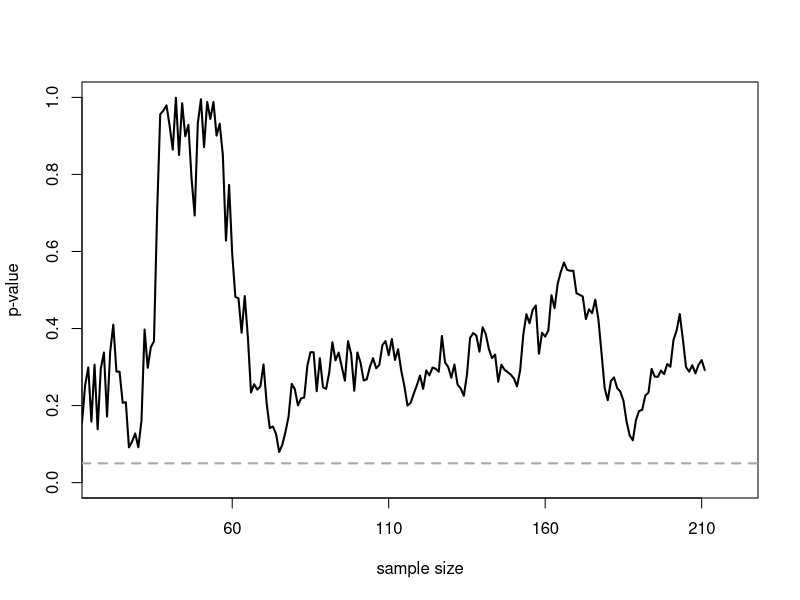
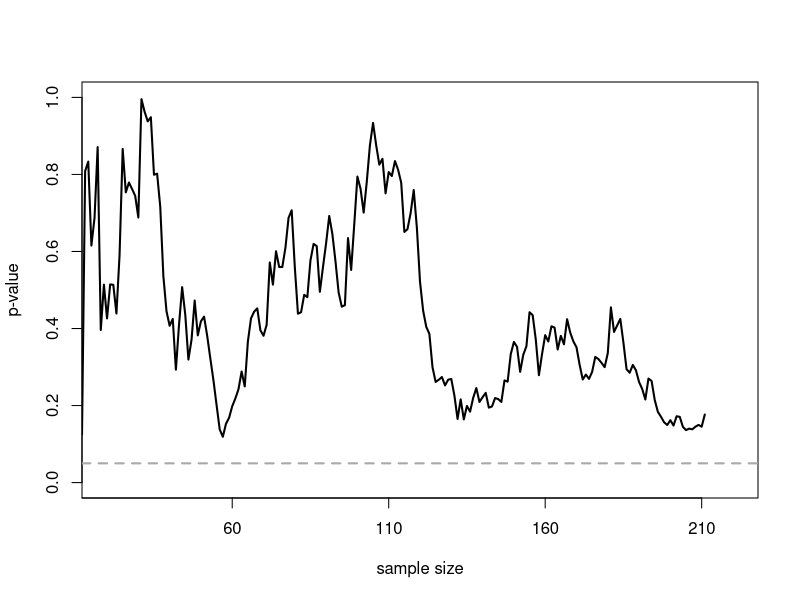
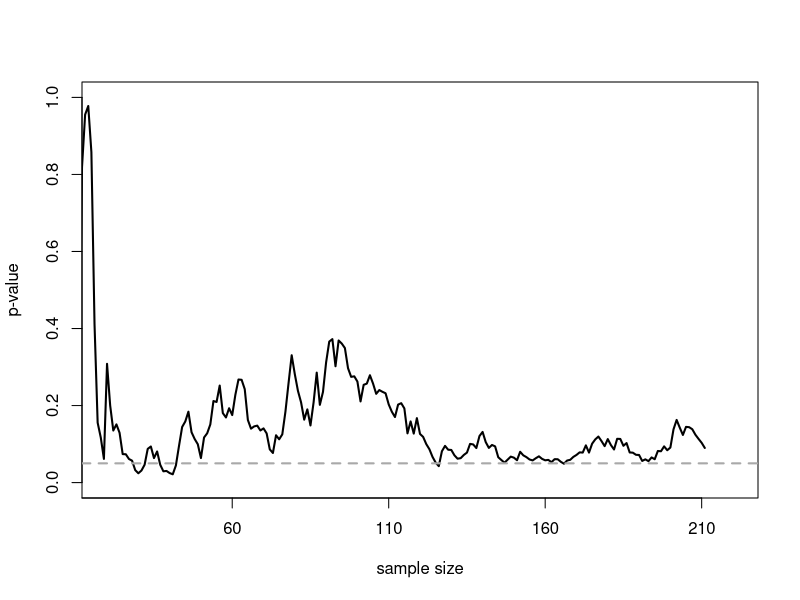
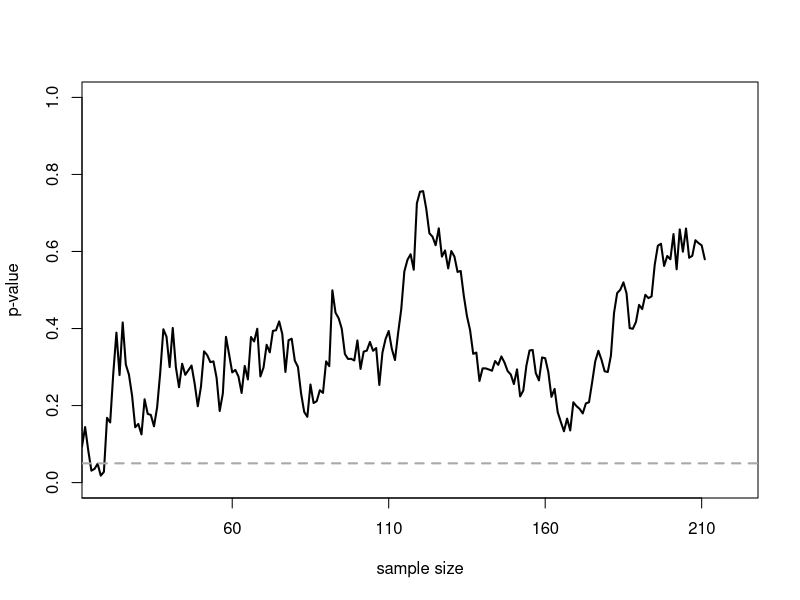
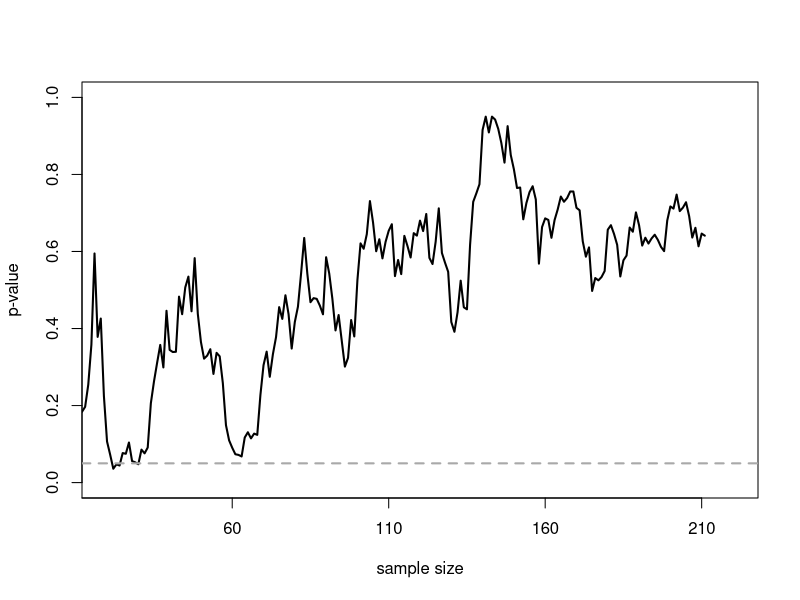
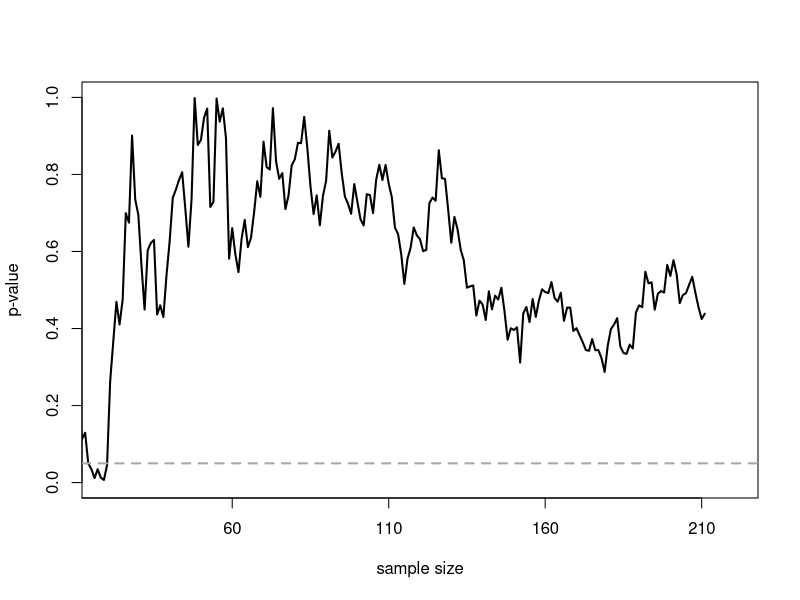
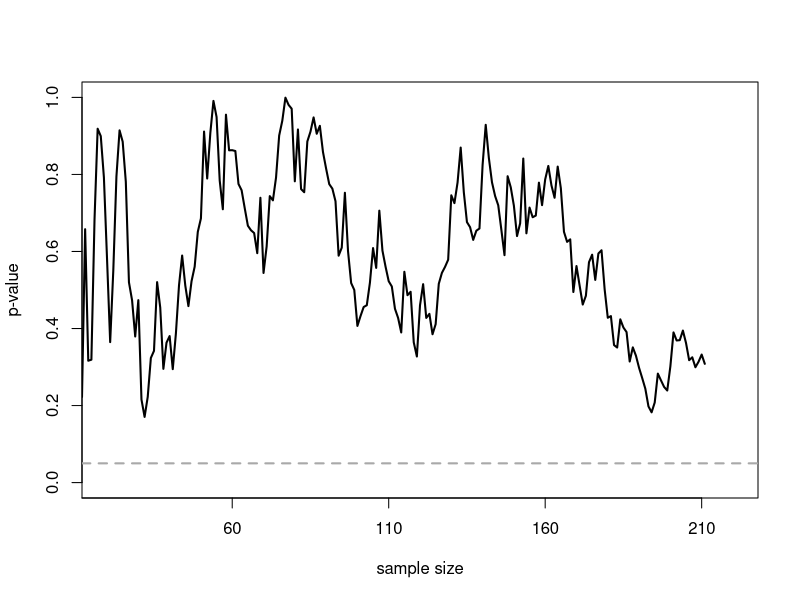
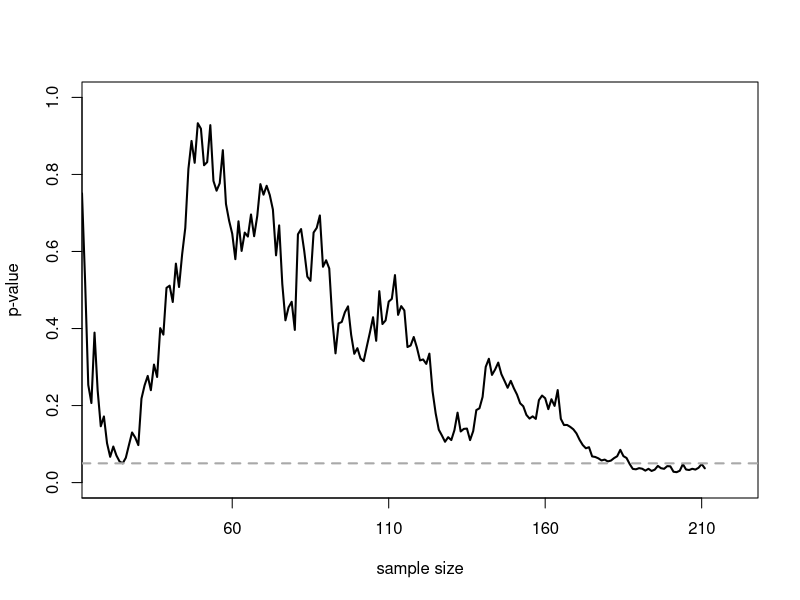

These figures' R source, in order: (Note: a time limit stopped this script after it produced the figures.)
########################################
#  DEFINE FUNCTIONS AND LOAD PACKAGES  #
########################################

library(data.table)
library(dplyr)

simulatePValues <- function(n, D, SD, show=TRUE) {
    # n <- 200  # total number of datapoints (per condition) you are willing to collect after initial 10
    
    # D <- 0.0  # True effect size (Keep SD below to 1, otherwise, this is just mean dif, not d)
    # SD <- 1  # Set True standard deviation.
    
    p <- numeric(n)  # store p-values
    x <- numeric(n)  # store x-values
    y <- numeric(n)  # store y-values
    
    n <- n + 10  # script calculates p-values after 10 people in each condition, so add 10 to number of datapoints
    
    for (i in 10:n) {  # for each simulated participants after the first 10
        x[i] <- rnorm(n=1, mean=0, sd=SD)
        y[i] <- rnorm(n=1, mean=D, sd=SD)
        z <- t.test(x[1:i], y[1:i], var.equal=TRUE)  # perform the t-test
        p[i] <- z$p.value 
    }
    
    p <- p[10:n]  # Remove forst 10 empty p-values
    
    if (show) {
        # Create the plot
        # png(file="p-value_over_time.png",width=4000,height=2000, , units = "px", res = 500)
        plot(0, col="red", lty=1, lwd=3, ylim=c(0,1), xlim=c(10,n), type="l", xlab='sample size', ylab='p-value', cex.lab=1, cex.axis=1, xaxt = "n")
        lines(p, lwd=2)
        abline(h=0.05, col="darkgrey", lty=2, lwd=2)  # draw ine at p = 0.05
        axis(1, at=seq(0, n-10, by=(n-10)/4), labels = seq(10, n, by=(n-10)/4))
        # dev.off()
    }

    return(p)
}

simulateOptionalStopping <- function(N, Looks, nSim, alpha, D) {
    # N <- 100  # total number of datapoints (per condition) you are willing to collect
    # Looks <- 5  # set number of looks at the data
    # nSim <- 50000  # number of simulated studies
    # alpha <- 0.05  # set alpha
    
    # D <- 0  # True effect size (must be 0 when simulating Type 1 errors)
    
    # Take care of some settings
    options(scipen=100, digits=4)  # disable scientific notation for numbers
    LookN <- ceiling(seq(0,N,N/Looks))  # Determine at which N's to look
    LookN <- LookN[-1]  # remove look at 0
    LookN <- LookN[LookN > 2]  # Remove looks at N of 1 or 2 (not possible with t-test)
    Looks <- length(LookN)  # if looks are removed, change number of looks
    matp <- matrix(NA, nrow=nSim, ncol=Looks)  # Matrix for p-values at sequential tests
    SigSeq <- numeric(Looks)  # Variable to store final p-values
    OptStop <- numeric(nSim)  # variable to store positions of optional stopping
    p <- numeric(nSim)  # Variable to save optional stopping p-values
    
    #Loop data generation for each study, then loop to perform a test for each N 
    for (i in 1:nSim){
        x<-rnorm(n = N, mean = 0, sd = 1)
        y<-rnorm(n = N, mean = D, sd = 1)
        for (j in 1:Looks){
            matp[i,j]<-t.test(x[1:LookN[j]],y[1:LookN[j]], var.equal=TRUE)$p.value #perform the t-test, store
        }
        cat('Loop', i, 'of', nSim,'\n')
    }
    
    # Save Type 1 error rate for each look
    for (i in 1:Looks){
        SigSeq[i] <- sum(matp[, i]<alpha)
    }
    
    # Get the positions at which are stopped, and then these p-values
    for (i in 1:nSim){
        OptStop[i] <- min(which(matp[i, ] < alpha))
    }
    
    OptStop[is.infinite(OptStop)] <- Looks  # If nothing significant, take last p-value (fixes error warning)
    
    for (i in 1:nSim){
        p[i] <- matp[i, OptStop[i]]
    }
    
    breaks<-100
    hist(p, breaks=breaks,col="grey")
    abline(h=nSim/breaks, col = "red", lty=3)
    
    return(list(p, SigSeq))
}


########################
#  HOMEWORK QUESTIONS  #
########################

##  QUESTION #1  ##
# Run the script 20 times, and count how often the lowest p-value ends up below 0.05 (we will calculate the long run probability of this happening through more extensive simulations later).

minP <- numeric(20)

for (i in 1:20) {
    minP[i] <- min(simulatePValues(n=200, D=0, SD=1, show=TRUE))
}

# The minimum p-value drops below 0.05 70% of the time
#   CHECK: CORRECT!
mean(minP < 0.05)


##  QUESTION #2  ##
# Change the effect size on line 3 from D <- 0.0 to D <- 0.3. This is a relatively small true effect, and with 200 participants in each condition, we have 85% power (or an 85% probability of finding a significant effect).

# Run the script 20 times. Take a good look at the variation in the p-value trajectory. Remember that at N = 200, 85% of the times the p-value should have ended up below 0.05. The script returns the sample size the p-value is the lowest (which is often, but not always, at the maximum sample size, when there is a true effect) and the sample size at which the p-value drops below 0.05 for the first time. Which statement is true?
#   A) If the p-value drops below 0.05, it stays below 0.05.
#   B) The p-value randomly moves between 0 and 1, and will every now and then end up below 0.05.
#   C) The p-value often drops below 0.05 well before 200 participants in each condition. In around 50% of the           simulations, this already happens at N = 100.
#   D) The p-value will typically move below 0.05 and stay there for some time, but given a large enough sample,         it will always move back up to p > 0.05. 

pValueMatrix <- matrix(0, nrow=201, ncol=20)

for (i in 1:20) {
    pValueMatrix[, i] <- simulatePValues(n=200, D=0.3, SD=1, show=TRUE)
}

# We observe that 45% of the time, the p-value drops below 0.05 by N = 100 and stays there for the rest of the experiment, which means that (C) is closest to what we have observed
#   CHECK: CORRECT!
apply(pValueMatrix, MARGIN=2, FUN=function(x) all(x[101:201] < 0.05)) %>% mean()


##  QUESTION #3  ##
# Change the effect size in line 3 to D <- 0.8, which can be regarded as a large effect. Run the script 20 times. Take a good look at the variation in the p-value trajectory. Which statement is true?
#   A) The p-value randomly moves between 0 and 1, and will every now and then end up below 0.05.
#   B) The p-values drop below and stay below 0.05 much earlier than when the true effect size is 0.3.
#   C) p-values are meaningful when effect sizes are large (e.g., d = 0.8), but meaningless when effect sizes are        small (e.g., d = 0.3).
#   D) When you examine a large effect, whenever a p-value drops below 0.05, it will always stay below 0.05 as the        sample size increases.

pValueMatrix <- matrix(0, nrow=201, ncol=20)

for (i in 1:20) {
    pValueMatrix[, i] <- simulatePValues(n=200, D=0.8, SD=1, show=TRUE)
}

thresholds <- apply(pValueMatrix, MARGIN=2, FUN=function(x) {
    y <- x < 0.05
    j <- 1
    
    while (!all(y[j:length(y)])) {
        j <- j + 1
    }
    
    return (j)
})

# The p-values cross the (permanent) 0.05 threshold after the 21st observation, on average, which is much earlier than they did before. Thus, (B) is the correct answer.
#   CHECK: CORRECT!
mean(thresholds)


##  QUESTION #4  ##
# Start by running the simulation without changing any values, so simulating 100 participants in each condition, looking 5 times at your data, with an alpha of 0.05. Note the 50.000 simulations take a while!

# Looking at the graph, which statement is true?
#   A) Optional stopping does not impact the Type 1 error rate.
#   B) Optional stopping inflates the Type 1 error rate. We can see this in the first five bars (p-values between        0.00 and 0.05), which are substantially higher than the horizontal line.
#   C) Optional stopping inflates the Type 1 error rate. We can see this in the bars just above 0.05, which dip         substantially below the uniform distribution that should be present if there is no true effect. 

# Looking at the plot, we can see that the bars for p-values < 0.05 are way higher than they would be under the null (the dotted line), which means that (B) optional stopping inflates the Type I error rate
#   CHECK: CORRECT!
simulateOptionalStopping(N=100, Looks=5, nSim=50000, alpha=0.05, D=0)


##  QUESTION #5  ##
# Which statement is true?
#   A) At each look, the Type 1 error rate is higher than the alpha level (0.05). When using optional stopping          (and reporting only the lowest p-value), the Type 1 error rate is higher than 0.05.
#   B) At each look, the Type 1 error rate is approximately equal to the alpha level (0.05). When using optional        stopping (and reporting only the lowest p-value), the alpha level also approximately equals the alpha            level (0.05).
#   C) At each look, the Type 1 error rate is approximately equal to the alpha level (0.05). When using optional        stopping, the Type 1 error rate is also higher than the alpha level (0.05).

# From the output (below) we can clearly see that the Type I error rate is (C) approximately equal to the alpha level, but when using optional stopping the overall Type I error rate is higher than the alpha level
#   CHECK: CORRECT!
#       "Type 1 error rates for look 1 to 5 : 0.04826 0.05044 0.0505 0.05 0.05142"
#       "Type 1 error rate when only the lowest p-value for all looks is reported: 0.1416"


##  QUESTION #6  ##
# Change the number of looks to 2 (in line 2), and leave all other settings the same. Run the simulation again. What is the Type 1 error rate using optional stopping, rounded to 2 digits? (Note that due to small number of simulations, the exact alpha level you get might differ a little bit from the answer options below).
#   A) 0.05
#   B) 0.08
#   C) 0.12
#   D) 0.18

N <- 100
Looks <- 2
nSim <- 50000
alpha <- 0.05
D <- 0.0

out <- simulateOptionalStopping(N=N, Looks=Looks, nSim=nSim, alpha=apha, D=D)

p <- out[[1]]
SigSeq <- out[[2]]

# The Type I error rate for each look is still approximately 0.05
cat("Type 1 error rates for look 1 to", Looks,":", SigSeq/nSim)

# The Type I error rate is still inflated (8%) for optional stopping but not as much as before (14%). Thus, the correct answer for the Type I (overall) error rate is (B) 8%
#   CHECK: CORRECT!
cat("Type 1 error rate when only the lowest p-value for all looks is reported:", sum(p < alpha)/nSim)


##  QUESTION #7  ##
# What is the maximum Type 1 error rate when optional stopping is used when collecting 200 participants in each condition, and looking 200 times (or 198 times, given that you can’t perform a t-test on a sample size of 1 or 2 people)? Set the number of participants to 200, the number of looks to 200, the number of simulations to 10000 (this simulation will take even longer!), and the alpha to 0.05. 

# What is maximum Type 1 error rate when collecting 200 participants in each condition of an independent t-test, using optional stopping, rounded to 2 digits? (Note that the simulation will take a while, but still, due to the relatively small number of simulations, the exact alpha level you get might differ a little bit from the answer options below – choose the answer option closest to your result).
#   A) 0.05 
#   B) 0.11 
#   C) 0.20
#   D) 0.41

N <- 200
Looks <- 200
nSim <- 10000
alpha <- 0.05
D <- 0.0

out <- simulateOptionalStopping(N=N, Looks=Looks, nSim=nSim, alpha=alpha, D=D)

p <- out[[1]]
SigSeq <- out[[2]]

# The Type I error rate for each look is now close to 25% 
cat("Type 1 error rates for look 1 to", Looks,":", SigSeq/nSim)

# The Type I error rate overall is now nearly 42%, which is closest to (D) 41%
#   CHECK: CORRECT!
cat("Type 1 error rate when only the lowest p-value for all looks is reported:", sum(p < alpha)/nSim)


##  QUESTION #8  ##
# Set the number of participants to 100, the number of looks to 5, and the number of simulations to 50000. In the Wikipedia article on the Pocock boundary, find the corrected alpha level for 5 looks at the data. Change the alpha level in the simulation to this value. Run the simulation. Which of the following statements is true?
#   A) The Type 1 error rate at each look is approximately 0.03, and the overall alpha level is about 0.05.
#   B) The Type 1 error rate at each look is approximately 0.03, and the overall alpha level is about 0.15.
#   C) The Type 1 error rate at each look is approximately 0.016, and the overall alpha level is about 0.05.
#   D) The Type 1 error rate at each look is approximately 0.016, and the overall alpha level is about 0.08.

N <- 100
Looks <- 5
nSim <- 50000
alpha <- 0.0158  # Pocock boundary for 5 looks
D <- 0.0

out <- simulateOptionalStopping(N=N, Looks=Looks, nSim=nSim, alpha=alpha, D=D)

p <- out[[1]]
SigSeq <- out[[2]]

# The Type I error rate for each look is approximately equal to the correct alpha level (1.58%)
cat("Type 1 error rates for look 1 to", Looks,":", SigSeq/nSim)

# The Type I error rate overall is now about 5%
cat("Type 1 error rate when only the lowest p-value for all looks is reported:", sum(p < alpha)/nSim)

# Thus, the Type I error rate for each look is about 0.016 and the Type I error rate overall is about 5%, so the correct answer is (C)
#   CHECK: CORRECT!


##  QUESTION #9  ##
# Look at the graph of the p-value distribution when using the Pocock boundary, and compare it to the graph you got when not using the Pocock boundary. You can flip back and forth between plots you have generated in RStudio using the blue arrows on the plots tab:
#   A) Without Pocock’s boundary, small p-values (e.g., p = 0.01) are more likely than slightly higher p-values         (p = 0.04). With Pocock’s boundary, small p-values (e.g., p = 0.01) are also more likely than slightly           higher p-values (p = 0.04).
#   B) Without Pocock’s boundary, small p-values (e.g., p = 0.01) are more likely than slightly higher p-values         (p = 0.04). With Pocock’s boundary, small p-values (e.g., p = 0.01) are less likely than slightly higher p        -values (p = 0.04).
#   C) Without Pocock’s boundary, small p-values (e.g., p = 0.01) are less likely than slightly higher p-values         (p = 0.04). With Pocock’s boundary, small p-values (e.g., p = 0.01) are more likely than slightly higher p        -values (p = 0.04).
#   D) Without Pocock’s boundary, small p-values (e.g., p = 0.01) are less likely than slightly higher p-values         (p = 0.04). With Pocock’s boundary, small p-values (e.g., p = 0.01) are also less likely than slightly           higher p-values (p = 0.04).

# From examining the plot from the previous simulation, we can clearly see that (C) is the right answer. Without Pocock's boundary, small p-values (e.g. 0.01) are less likely than slightly higher p-values (e.g. 0.04), whereas with Pocock's boundary, we see the opposite.
#   CHECK: CORRECT!
